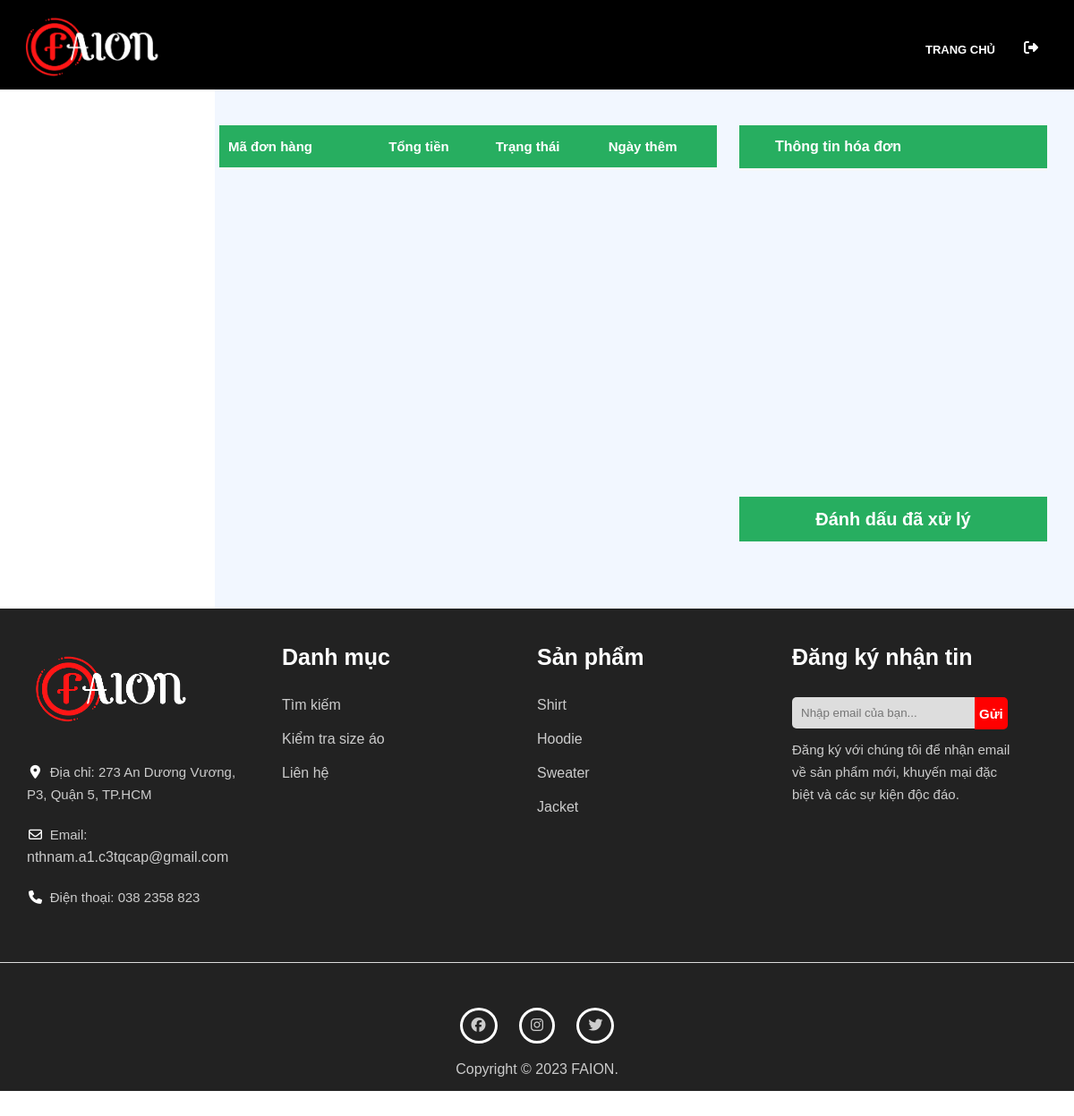
The page /index.php/admin/orders/ on the database as committed earlier.
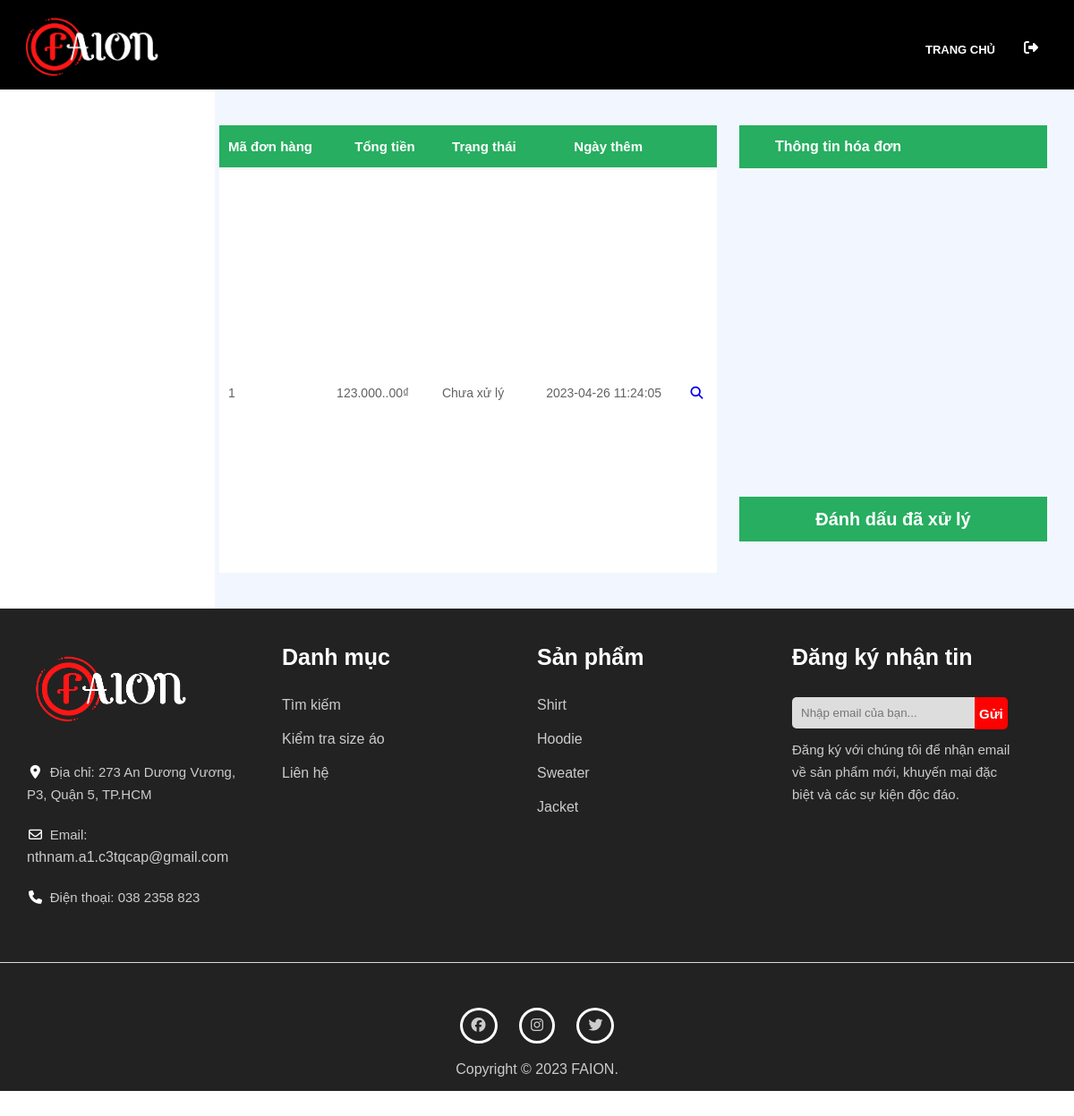
The same page on the database as committed later.
### tables this page shows
CREATE TABLE `order` (
  `id` int(11) NOT NULL,
  `customer_id` int(11) NOT NULL,
  `total` decimal(18,2) NOT NULL,
  `status` varchar(255) NOT NULL,
  `created_at` datetime NOT NULL,
  `canceled_at` datetime DEFAULT NULL,
  `completed_at` datetime DEFAULT NULL
);

### template/header.php (called while the page is built, shortened)
<?php
$db = new Database();
$categoryList = array();
$kq = mysqli_query($db->getConnection(), "SELECT name FROM category WHERE id <> 0");
while ($row = mysqli_fetch_array($kq)) {
    $categoryList[] = $row['name'];
}
?>

### connection/Database.php (called while the page is built, shortened)
<?php
class Database
{
    private $hostname = "localhost";
    private $username = "root";
    private $password = "";
    private $databaseName = "faion";
    private $connection;
    public function connect()
    {
        try {
            if ($this->connection = mysqli_connect($this->hostname, $this->username, $this->password, $this->databaseName)) {
                return $this->connection;
            } else {
                throw new Exception("Khong the ket noi den CSDL <br>");
            }
        } catch (Exception $e) {
            echo $e->getMessage();
        }
    }
    public function getConnection() {
        return $this->connection;
    }
}

### object/Order.php (called while the page is built, shortened)
<?php
class Order{
    private $id;
    private $total;
    private $status;
    private $createdDate;
    function __construct($id, $custId, $total, $status, $createdDate, $canceledDate,
                        $completedDate) {
        $this->id = $id;
        $this->total = $total;
        $this->status = $status;
        $this->createdDate = $createdDate;
    }
	public function getId() {
		return $this->id;
	}
	public function getTotal() {
		return $this->total;
	}
	public function getStatus() {
		return $this->status;
	}
	public function getCreatedDate() {
		return $this->createdDate;
	}
}
?>

### action/actionFunction.php (called while the page is built, shortened)
<?php
include ('../faion/connection/Database.php');
function changeMoney($moneyIn)
{
	$arr = str_split($moneyIn, 1);
	$count = 0;
	$temp = "";
	for ($i = count($arr) - 1; $i >= 0; $i--) {
		++$count;
		if ($count % 3 == 0 && $i > 0) {
			$temp .= $arr[$i];
			$temp .= ".";
			continue;
		}
		$temp .= $arr[$i];
	}
	$moneyOut = "";
	$arr = str_split($temp, 1);
	for ($i = count($arr) - 1; $i >= 0; --$i) {
		$moneyOut .= $arr[$i];
	}
	return $moneyOut;
}
?>

### admin/orderAdmin.php (the view, shortened to what the changed rows need)
<div class="left">
    <div class="table-container">
        <table class="table" cellspacing="0">
            <thead>
                <tr>
                    <th class="product-name">Mã đơn hàng</th>
                    <th class="total">Tổng tiền</th>
                    <th class="status">Trạng thái</th>
                    <th class="date">Ngày thêm</th>
                    <th class="glass">&nbsp;</th>
                </tr>
            </thead>
            <tbody id="product-info">
                <?php displayOrder() ?>
            </tbody>
        </table>
    </div>
</div>
<div class="right">
    <div class="table-container">
        <table class="table" cellspacing="0">
            <thead>
                <tr>
                    <th colspan="4" class="name">Thông tin hóa đơn</th>
                </tr>
            </thead>
            <tbody id="product-info">
            </tbody>
        </table>
    </div>
    <div class="button-container">
        <form method="get" action="/faion/action/actionOrder.php">
            <button type="submit" class="delete-btn">Đánh dấu đã xử lý</button>
        </form>
    </div>
</div>
<?php
function displayOrder()
{
    include('../faion/object/Order.php');
    $db = new Database();
    $kq = mysqli_query($db->getConnection(), "SELECT * FROM `order`");
    $orderArr = array();
    while ($row = mysqli_fetch_assoc($kq)) {
        $order = new Order(
            $row['id'],
            $row['customer_id'],
            $row['total'],
            $row['status'],
            $row['created_at'],
            $row['canceled_at'],
            $row['completed_at'],
        );
        $orderArr[] = $order;
    }
    for ($i = 0; $i < count($orderArr); $i++) {
        if ($orderArr[$i]->getStatus())
            $status = "Đã xử lý";
        else
            $status = "Chưa xử lý";
        echo "
        <tr>
            <td class=\"order-id\"><a>" . $orderArr[$i]->getId() . "</a></td>
            <td class=\"total\">" . changeMoney($orderArr[$i]->getTotal()) . "₫</td>
            <td class=\"status\">" . $status . "</td>
            <td class=\"date\">" . $orderArr[$i]->getCreatedDate() . "</td>
            <td class=\"glasss\"><a href=\"/faion/index.php/admin/orders/orders?id=" . $orderArr[$i]->getId() . "\"><i class=\"fa-solid fa-magnifying-glass\" onclick=\"\"></i></a></td>
        </tr>";
    }
}
?>

### template/footer.php (shortened to what the changed rows need)
<footer>
    <div id="footer">
        <div id="top-footer">
            <div class="top-footer-menu" id="top-footer-menu-category">
                <?php
                echo "<h3>Sản phẩm</h3>";
                for ($i = 0; $i < count($categoryList); $i++) {
                    echo "<a href='/faion/index.php/products?category=" . strtolower($categoryList[$i]) . "&page=1'>" .  $categoryList[$i] . "</a>";
                }
                ?>
            </div>
        </div>
    </div>
</footer>

Rows that differ between the two databases and show on the page:
added order: id "1", total "123.000..00", status "Chưa xử lý", created_at "2023-04-26 11:24:05"
